Frame 1 (no input): blank canvas, image omitted
Frame 60 (the mouse pressed at the canvas centre just before this capture): blank canvas, image omitted
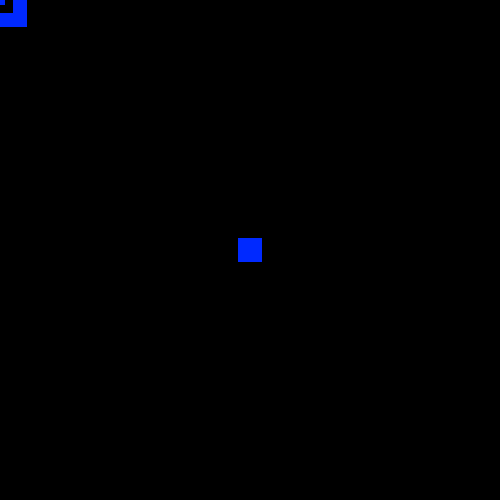
Frame 120 (the mouse held since frame 60 and released just before this capture)

The Processing sketch whose frames 1 and 60 were blank and that drew this single picture after the mouse press (run headless with seeded random() and noise(); from frame 60 on, the mouse is pressed at the canvas centre):

// Processing sketch: processing_79778
// ── processing_79778.pde

void setup() {

size(500,500);
colorMode(HSB,360);
}
float mouseX1[] = new float[100];
float mouseY1[] = new float[100];
 
 
 
void draw() {
 
fill(random(360),360,360);
  background(color(0));
  rectMode(CENTER);
  for (int i=90; i>0; i--) {
    
    mouseX1[i] = mouseX1[i-1];
    mouseY1[i] = mouseY1[i-1];
  rect(mouseX1[i],mouseY1[i],10+i*0.5,10+i*0.5);
  }
  mouseX1[30] = mouseX;
  mouseY1[30] = mouseY;
 
}
